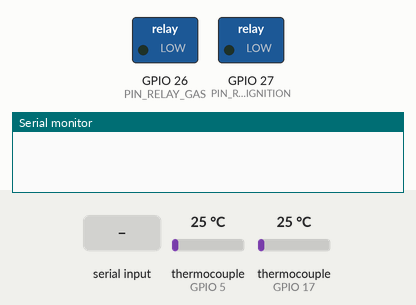
Bench run of a sketch on a simulated ESP32. Parts: switched loads named in the sketch (green lamp = pin HIGH), the last lines printed to the serial monitor. The inputs (shaded band) are chosen by the test bench; at power-on: thermocouple (sensors on GPIO 5, GPIO 17) 25 °C.

Above: at 0.0 s.
At 1.6 s:
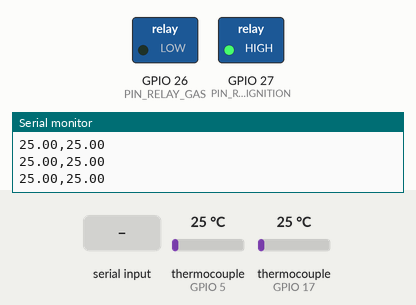
1.7 s: "STOP\n" received over Serial
At 3.2 s:
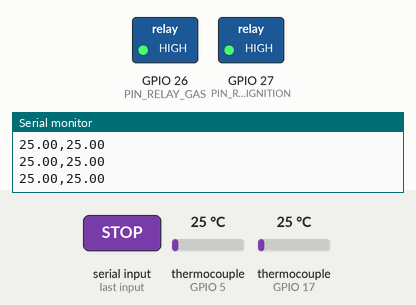
3.5 s: "SPARK_OFF\n" received over Serial
Timing chart, 0 to 6.5 s (numbered marks = the images above; inputs shaded):
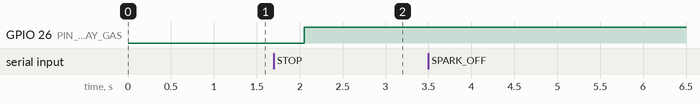

The sketch:

Turborreactor_DAQ_ESP32_copy_20260602150557.ino
```cpp
#include <Arduino.h>
#include <max6675.h>

// ==================== DEFINICIÓN DE PINES ====================
#define PIN_SCK     18
#define PIN_MISO    19
#define PIN_CS_IN   5
#define PIN_CS_OUT  17

#define PIN_RELAY_GAS        26   // Relé 1: Válvula butano
#define PIN_RELAY_IGNITION   27   // Relé 2: Generador HV (NUEVO)

// Lógica inversa del módulo de relé
#define RELAY_ON    LOW
#define RELAY_OFF   HIGH

#define READ_PERIOD_MS     250
#define SERIAL_PERIOD_MS   250
#define SERIAL_BAUDRATE    115200

MAX6675 thermo_in (PIN_SCK, PIN_CS_IN,  PIN_MISO);
MAX6675 thermo_out(PIN_SCK, PIN_CS_OUT, PIN_MISO);

SemaphoreHandle_t xTempMutex;
float g_tempIn  = 0.0f;
float g_tempOut = 0.0f;

volatile bool g_emergencyStop = false;
volatile bool g_sparkActive   = false;   // NUEVO: estado de ignición

TaskHandle_t hTaskCore0 = NULL;
TaskHandle_t hTaskCore1 = NULL;

// ====================================================================
//  NÚCLEO 0: Sensores + Control de Relés
// ====================================================================
void taskTempControl(void *pvParameters) {
  // Gas: abre válvula al arrancar (comportamiento original)
  digitalWrite(PIN_RELAY_GAS,      RELAY_ON);
  pinMode(PIN_RELAY_GAS,           OUTPUT);
  digitalWrite(PIN_RELAY_GAS,      RELAY_ON);

  // Ignición: apagada por defecto (seguridad)
  digitalWrite(PIN_RELAY_IGNITION, RELAY_OFF);
  pinMode(PIN_RELAY_IGNITION,      OUTPUT);
  digitalWrite(PIN_RELAY_IGNITION, RELAY_OFF);

  vTaskDelay(pdMS_TO_TICKS(500));
  TickType_t xLastWakeTime = xTaskGetTickCount();
  const TickType_t xPeriod = pdMS_TO_TICKS(READ_PERIOD_MS);

  for (;;) {
    float t_in  = thermo_in.readCelsius();
    float t_out = thermo_out.readCelsius();

    if (isnan(t_in))  t_in  = -999.0f;
    if (isnan(t_out)) t_out = -999.0f;

    if (xSemaphoreTake(xTempMutex, pdMS_TO_TICKS(50)) == pdTRUE) {
      g_tempIn  = t_in;
      g_tempOut = t_out;
      xSemaphoreGive(xTempMutex);
    }

    // ── Control relé gas (lógica original) ──────────────────────────
    if (g_emergencyStop) {
      digitalWrite(PIN_RELAY_GAS, RELAY_OFF);
    } else {
      digitalWrite(PIN_RELAY_GAS, RELAY_ON);
    }

    // ── Control relé ignición (NUEVO) ────────────────────────────────
    // Si hay emergencia activa, la ignición se fuerza OFF sin importar
    // el estado de g_sparkActive
    if (g_emergencyStop || !g_sparkActive) {
      digitalWrite(PIN_RELAY_IGNITION, RELAY_OFF);
    } else {
      digitalWrite(PIN_RELAY_IGNITION, RELAY_ON);
    }

    vTaskDelayUntil(&xLastWakeTime, xPeriod);
  }
}

// ====================================================================
//  NÚCLEO 1: Envío Serial + Comandos
// ====================================================================
void taskSerialComm(void *pvParameters) {
  String inputBuffer = "";
  inputBuffer.reserve(32);
  TickType_t xLastWakeTime = xTaskGetTickCount();
  const TickType_t xPeriod = pdMS_TO_TICKS(SERIAL_PERIOD_MS);

  for (;;) {
    float t_in_local  = 0.0f;
    float t_out_local = 0.0f;

    if (xSemaphoreTake(xTempMutex, pdMS_TO_TICKS(50)) == pdTRUE) {
      t_in_local  = g_tempIn;
      t_out_local = g_tempOut;
      xSemaphoreGive(xTempMutex);
    }

    Serial.print(t_in_local,  2);
    Serial.print(",");
    Serial.println(t_out_local, 2);

    while (Serial.available() > 0) {
      char c = (char)Serial.read();
      if (c == '\n' || c == '\r') {
        inputBuffer.trim();
        inputBuffer.toUpperCase();

        if (inputBuffer == "STOP") {
          g_emergencyStop = true;
          g_sparkActive   = false;   // Forzar ignición OFF en emergencia
          Serial.println(">>> ALERTA: Comando STOP recibido. CERRANDO VALVULA DE GAS <<<");
        }
        else if (inputBuffer == "SPARK_ON") {
          if (!g_emergencyStop) {
            g_sparkActive = true;
            Serial.println(">>> IGNICION: SPARK_ON recibido. Activando chispero <<<");
          }
        }
        else if (inputBuffer == "SPARK_OFF") {
          g_sparkActive = false;
          Serial.println(">>> IGNICION: SPARK_OFF recibido. Chispero apagado <<<");
        }

        inputBuffer = "";
      } else {
        if (inputBuffer.length() < 30) inputBuffer += c;
      }
    }

    vTaskDelayUntil(&xLastWakeTime, xPeriod);
  }
}

// ====================================================================
//  SETUP
// ====================================================================
void setup() {
  Serial.begin(SERIAL_BAUDRATE);
  delay(300);
  xTempMutex = xSemaphoreCreateMutex();

  xTaskCreatePinnedToCore(taskTempControl, "TempControl", 4096, NULL, 2, &hTaskCore0, 0);
  delay(100);
  xTaskCreatePinnedToCore(taskSerialComm, "SerialComm",  4096, NULL, 1, &hTaskCore1, 1);
}

void loop() {
  vTaskDelay(portMAX_DELAY);
}
```

Measured:
- after the input at 1.7 s, GPIO 26 (PIN_RELAY_GAS): LOW → HIGH after 0.35 s
